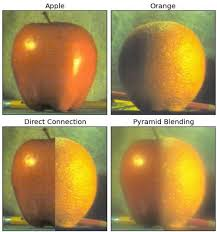
#> input picture Geometric-Image-Transformation/Imageblending.jpg, 217 x 232 px, given in place of the camera
$ python WebcamEdgedetection.py
#> lines starting #> are read from the running program, lines starting #| are printed output that depends on the picture
#> further down, frame is the input picture: shape (232, 217, 3); mean B, G, R 87.3, 143.1, 169.1
''' Edge detection is basically gray  scale img form
1 - Original img is convert the gray scale img and blur operation is used

'''
import cv2

def sketch(image) :# Creating sketch function


# img convert the grayscale img

	img_gray = cv2.cvtColor(image,cv2.COLOR_BGR2GRAY) #Convert the gray scale
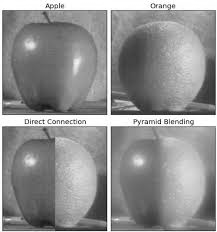
#> img_gray: shape (232, 217); min 0, max 255, mean 144.5

	img_gray_blur =cv2.GaussianBlur(img_gray,(5,5),0) # GausianBlur function (img_gray(kernel 5x5),0)
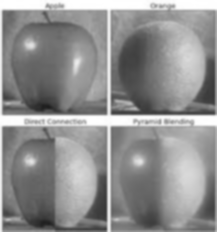
#> img_gray_blur: shape (232, 217); min 30, max 255, mean 144.1
#Edge detection basically  using Canny function cv2.Canny

	canny_edge = cv2.Canny( img_gray_blur,10,70) #Canny function basically very smoothly img is blur and pixel is detect and lower threshold(10) and upper threshold(70)
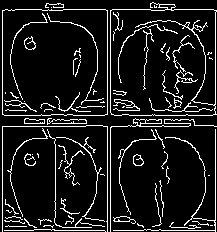
#> canny_edge: shape (232, 217); 10.6% white in thin lines or dots
# So img we are see the binary img form and return the mask value
#ret ,mask =cv2.threshold(canny_edge,threshold value(70),maximum value 255,cv2.THRESH_BINARY)

	ret ,mask =cv2.threshold(canny_edge,70,255,cv2.THRESH_BINARY) # Or THRESHINVERSE used


	return mask

cap = cv2.VideoCapture(0) #This function basically for video capture

while True :

    ret ,frame = cap.read() #read the frame

    cv2.imshow("Our Live Sktech",sketch(frame)) #Basically sktech through ,image detect out put provide

    if cv2.waitKey(1) == 13:  # 13 statement break the stament
#> (key Esc is pressed here)
    	break

cap.release()
cv2.destroyAllWindows()
